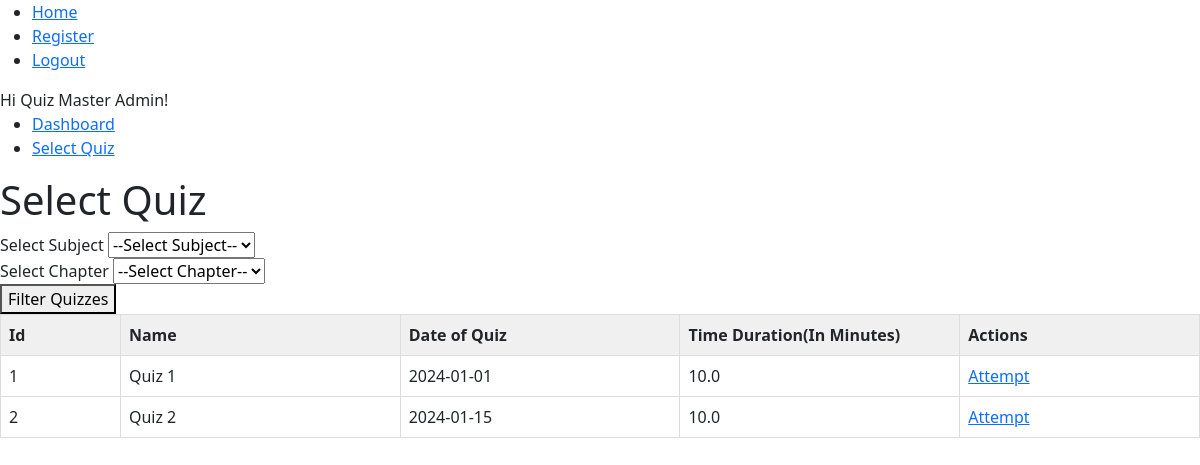
Page /select-quiz (signed in) on the earlier database version.
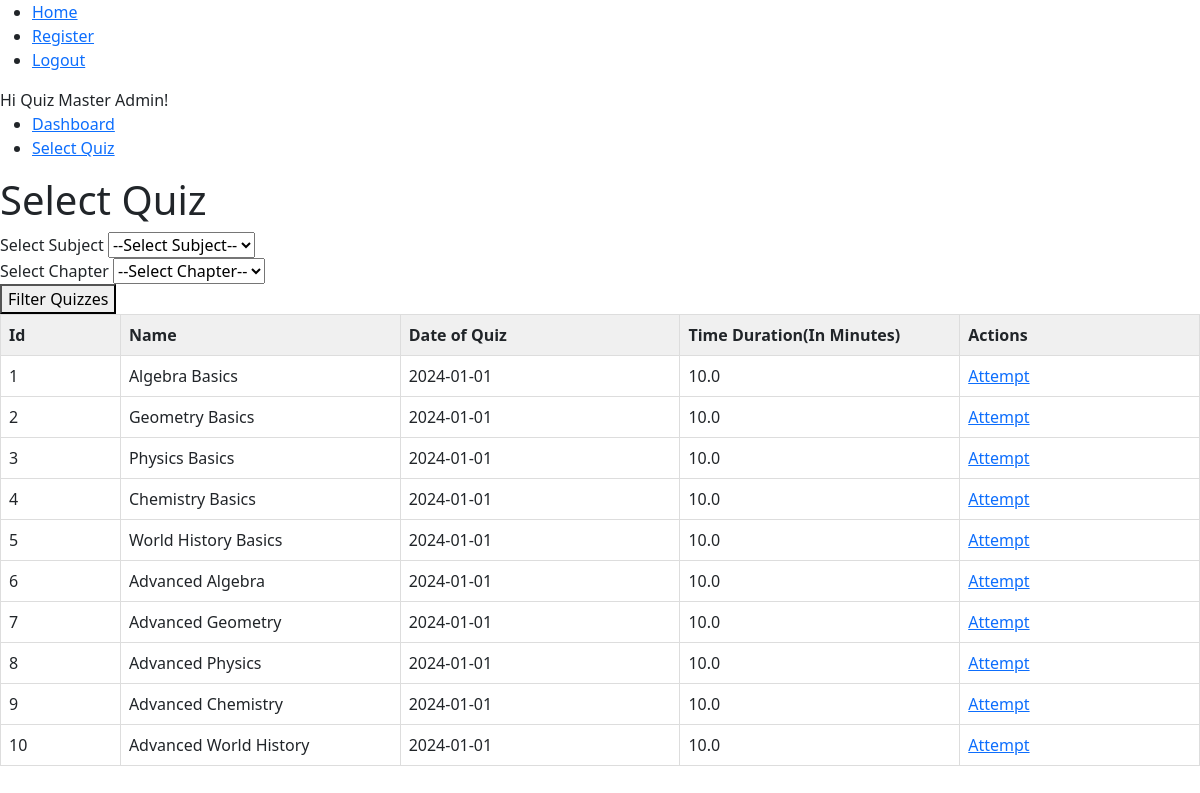
Same page on the later database version.
### app/models.py (models this page shows)
class Quiz(db.Model):
    id = db.Column(db.Integer, primary_key=True)
    name = db.Column(db.String(100), nullable=False)
    date_of_quiz = db.Column(db.DateTime)
    time_duration = db.Column(db.Integer, default = 0)
    chapter_id = db.Column(db.Integer,db.ForeignKey('chapter.id'), nullable=False)
    questions = db.relationship('Question', backref='quiz', lazy=True)

### app/routes.py (the view, shortened to what this page needs)
@app.route("/select-quiz", methods = ['GET', 'POST'])
@login_required
def select_quiz():
    subjects = Subject.query.all()
    chapters = Chapter.query.all()
    quizzes = Quiz.query.all()
    return render_template("user/select-quiz.html",
                           subjects=subjects,
                           chapters=chapters,
                           quizzes=quizzes)

### app/routes.py (called while the page is built)
@login_manager.user_loader
def load_user(user_id):
    return User.query.get(user_id)

### app/templates/user/select-quiz.html (shortened to what this page needs)
{% extends 'layout.html' %}
{% block content %}
<h1>Select Quiz</h1>
    <form method="post">
        <div>
            <label for="subject_id">Select Subject</label>
            <select id="subject_id" name="subject_id">
                <option value="">--Select Subject--</option>
            </select>
        </div>
        <div>
            <label for="chapter_id">Select Chapter</label>
            <select id="chapter_id" name="chapter_id">
                <option value="">--Select Chapter--</option>
            </select>
        </div>
        <button type="submit">Filter Quizzes</button>
    </form>
    <div>
        <table>
            <thead>
                <tr>
                    <th>Id</th>
                    <th>Name</th>
                    <th>Date of Quiz</th>
                    <th>Time Duration(In Minutes)</th>
                    <th>Actions</th>
                </tr>
            </thead>
            <tbody>
                {%for quiz in quizzes%}
                <tr>
                    <td>{{quiz.id}}</td>
                    <td>{{ quiz.name }}</td>
                    <td>{{ quiz.date_of_quiz.strftime("%Y-%m-%d") }}</td>
                    <td>{{ quiz.time_duration/60 }}</td>
                    <td><a href="{{ url_for('attempt_quiz', quiz_id=quiz.id) }}">Attempt</a></td>
                </tr>
                {%endfor%}
            </tbody>
        </table>
    </div>
{% endblock %}

Differences in the rows shown:
changed Quiz id 1: name "Quiz 1" → "Algebra Basics"
changed Quiz id 2: name "Quiz 2" → "Geometry Basics"; date_of_quiz "2024-01-15" → "2024-01-01"
added Quiz: id "3", name "Physics Basics", date_of_quiz "2024-01-01", quiz.time_duration/60 "10.0"
added Quiz: id "4", name "Chemistry Basics", date_of_quiz "2024-01-01", quiz.time_duration/60 "10.0"
added Quiz: id "5", name "World History Basics", date_of_quiz "2024-01-01", quiz.time_duration/60 "10.0"
added Quiz: id "6", name "Advanced Algebra", date_of_quiz "2024-01-01", quiz.time_duration/60 "10.0"
added Quiz: id "7", name "Advanced Geometry", date_of_quiz "2024-01-01", quiz.time_duration/60 "10.0"
added Quiz: id "8", name "Advanced Physics", date_of_quiz "2024-01-01", quiz.time_duration/60 "10.0"
added Quiz: id "9", name "Advanced Chemistry", date_of_quiz "2024-01-01", quiz.time_duration/60 "10.0"
added Quiz: id "10", name "Advanced World History", date_of_quiz "2024-01-01", quiz.time_duration/60 "10.0"
